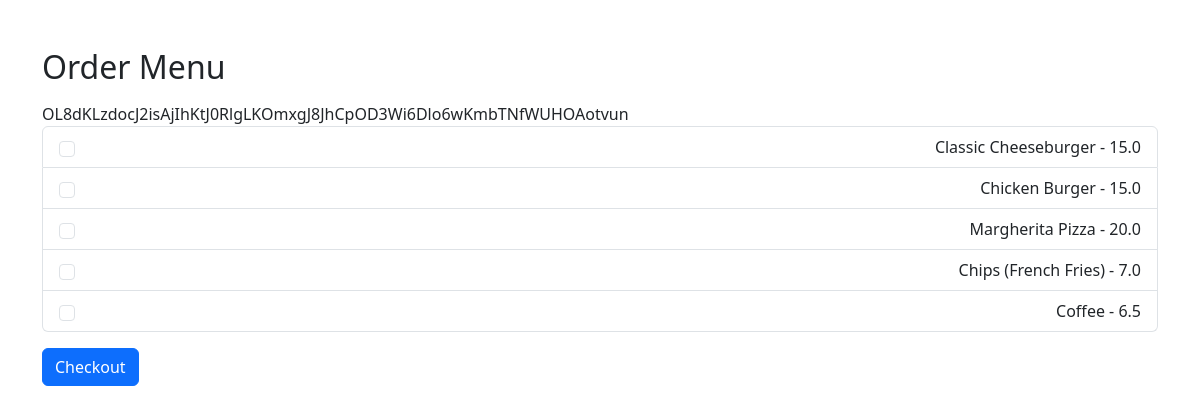
The page /menu/order/ on the database its author committed.
### menu/models.py (models this page shows, shortened)
class MenuItem(models.Model):
    name = models.CharField(max_length=255)
    description = models.TextField()
    price = models.FloatField()
    available = models.BooleanField(default=True)
    inventory_item = models.ForeignKey(
        'inventory.Inventory',
        on_delete=models.CASCADE,
        related_name='menu_items',
        default=1
    )
    def inventory(self):
        Inventory = apps.get_model('inventory', 'Inventory')
        return Inventory.objects.get(id=self.inventory_item_id)

### menu/views.py (the view)
# urls.py: path('order/', order_menu, name='order_menu'),
def order_menu(request):
    menu_items = MenuItem.objects.filter(available=True)
    return render(request, 'menu/order.html', {'menu_items': menu_items})

### menu/templates/menu/order.html (shortened to what this page needs)
<!DOCTYPE html>
<html lang="en">
<head>
    <link href="https://cdn.jsdelivr.net/npm/bootstrap@5.3.3/dist/css/bootstrap.min.css" rel="stylesheet">
</head>
<body>
    <div class="container mt-5">
        <h2>Order Menu</h2>
        <form method="POST" action="{% url 'menu:checkout_order' %}" class="mt-3">
            {{ csrf_token }}
            <ul class="list-group">
                {% for item in menu_items %}
                    <li class="list-group-item d-flex justify-content-between align-items-center">
                        <input type="checkbox" class="form-check-input me-1" name="ordered_menu_items" value="{{ item.id }}">
                        {{ item.name }} - {{ item.price }}
                    </li>
                {% endfor %}
            </ul>
            <button type="submit" class="btn btn-primary mt-3">Checkout</button>
        </form>
    </div>
</body>
</html>

### rows shown on the page
MenuItem: name "Classic Cheeseburger", price "15.0"
MenuItem: name "Chicken Burger", price "15.0"
MenuItem: name "Margherita Pizza", price "20.0"
MenuItem: name "Chips (French Fries)", price "7.0"
MenuItem: name "Coffee", price "6.5"
